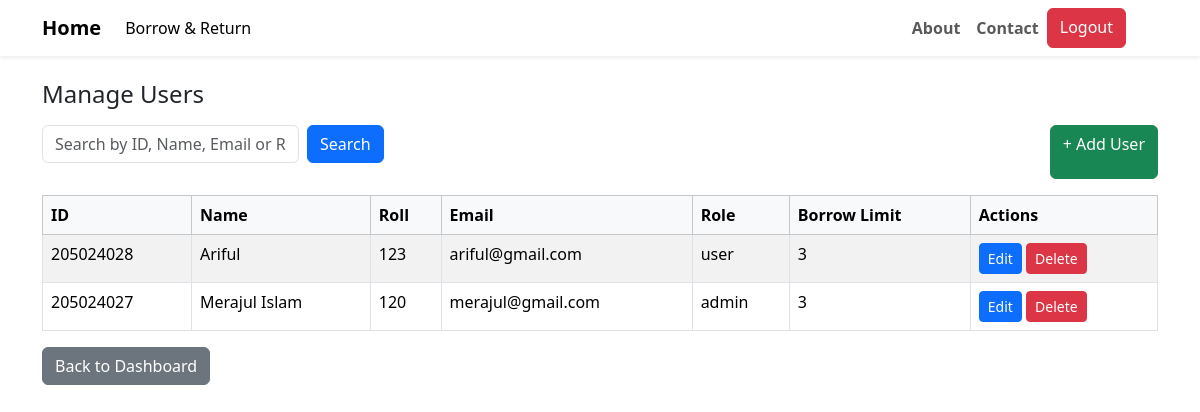
Screenshot of /meraj/admin/manage_users.php (signed in) with the database file from the repository.
### tables this page shows
CREATE TABLE `users` (
  `id` int(255) NOT NULL,
  `name` varchar(255) NOT NULL,
  `roll` int(255) NOT NULL,
  `email` varchar(255) NOT NULL,
  `password` varchar(255) NOT NULL,
  `role` enum('admin','user') NOT NULL,
  `borrow_limit` int(255) NOT NULL DEFAULT 3
);

### meraj/admin/manage_users.php (the view, shortened to what this page needs)
<?php
include "../db.php";
include "ad-menu.php";
$search = "";
if (isset($_GET['search'])) {
    $search = trim($_GET['search']);
    $search_safe = mysqli_real_escape_string($conn, $search);
    $users_res = mysqli_query($conn, "SELECT * FROM users
        WHERE id LIKE '%$search_safe%'
        OR name LIKE '%$search_safe%'
        OR email LIKE '%$search_safe%'
        OR role LIKE '%$search_safe%'
        ORDER BY id DESC");
} else {
    $users_res = mysqli_query($conn, "SELECT * FROM users ORDER BY id DESC");
}
?>
<!DOCTYPE html>
<html lang="en">
<head>
<link href="https://cdn.jsdelivr.net/npm/bootstrap@5.3.3/dist/css/bootstrap.min.css" rel="stylesheet">
</head>
<body>
<div class="container mt-4">
    <h4 class="mb-3">Manage Users</h4>
    <div class="d-flex justify-content-between mb-3">
        <form method="get" class="d-flex">
            <input type="text" name="search" class="form-control me-2" placeholder="Search by ID, Name, Email or Role" value="<?= htmlspecialchars($search) ?>">
            <button type="submit" class="btn btn-primary">Search</button>
        </form>
        <a href="add_user.php" class="btn btn-success">+ Add User</a>
    </div>
    <table class="table table-bordered table-striped">
        <thead class="table-light">
            <tr>
                <th>ID</th><th>Name</th><th>Roll</th><th>Email</th><th>Role</th><th>Borrow Limit</th><th>Actions</th>
            </tr>
        </thead>
        <tbody>
        <?php if (mysqli_num_rows($users_res) > 0): ?>
            <?php while($user = mysqli_fetch_assoc($users_res)): ?>
            <tr>
                <td><?= $user['id'] ?></td>
                <td><?= htmlspecialchars($user['name']) ?></td>
                <td><?= htmlspecialchars($user['roll']) ?></td>
                <td><?= htmlspecialchars($user['email']) ?></td>
                <td><?= htmlspecialchars($user['role']) ?></td>
                <td><?= htmlspecialchars($user['borrow_limit']) ?></td>
                <td>
                    <a href="edit_user.php?id=<?= $user['id'] ?>" class="btn btn-sm btn-primary">Edit</a>
                    <a href="manage_users.php?delete=<?= $user['id'] ?>" class="btn btn-sm btn-danger" onclick="return confirm('Are you sure?')">Delete</a>
                </td>
            </tr>
            <?php endwhile; ?>
        <?php else: ?>
            <tr><td colspan="6" class="text-center text-muted">No users found</td></tr>
        <?php endif; ?>
        </tbody>
    </table>
    <a href="dashboard.php" class="btn btn-secondary">Back to Dashboard</a>
</div>
</body>
</html>

### rows the page displays
users: id "205024028", name "Ariful", roll "123", email "ariful@gmail.com", role "user", borrow_limit "3"
users: id "205024027", name "Merajul Islam", roll "120", email "merajul@gmail.com", role "admin", borrow_limit "3"
